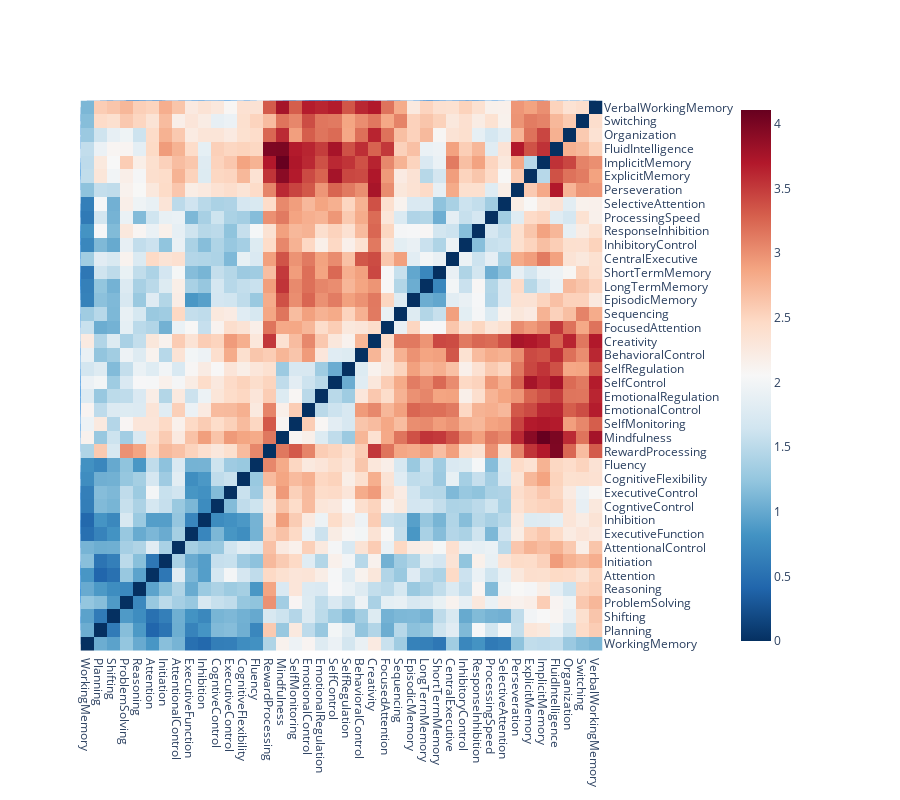

This figure's notebook cell:
### Markdown cell above
## Popular Constructs

### Code cell
# plot only popular tasks and popular constructs

n_popular_labels = 40

popular_labels = (pubmed.groupby(['category','label'])['pmid']
                        .count().sort_values(ascending=False)
                        .groupby('category').head(n_popular_labels)
                        .index.get_level_values('label').to_list())

popular_label_embeddings = label_embeddings.query('label in @popular_labels')

popular_labels_kl = get_similarity_matrix(
  popular_label_embeddings,
  metric='kl',
  pivot_by_category=False)

# # drop tasks for visualization
tasks = pubmed.query('category.str.contains("Task")')['label'].unique()
popular_labels_kl.drop(index=tasks, columns=tasks, errors='ignore', inplace=True)

# g = sns.clustermap(popular_labels_sim, robust=True,
#                    dendrogram_ratio=0.0001, 
#                    cbar_pos=(1.0, 0.73, 0.03, 0.25),
#                    cmap='viridis_r',
#                   )
# plt.show()

import dash_bio as dashbio

dashbio.Clustergram(
  data=popular_labels_kl,
  column_labels=popular_labels_kl.columns.to_list(),
  row_labels=popular_labels_kl.index.to_list(),
  center_values=False,
  cluster='all',
  height=800,
  width=900,
  display_ratio=[0.001, 0.001], 
  color_map='RdBu_r',
  # hidden_labels=['col'],
  row_dist='euclidean',
  col_dist='euclidean',
  # standardize='col'
)

### Figure 1 — Plotly figure (JSON) as saved in the notebook; plotly's stock layout.template omitted (floating-point values rounded to 4 significant figures; data arrays with more than 128 entries replaced by an {"elided": "..."} marker saying what was removed)
{"data": [{"hoverinfo": "y+name", "line": {"width": 0.5}, "marker": {"color": "rgb(0,116,217)"}, "mode": "lines", "name": "Col Cluster 0", "type": "scatter", "x": [33.75, 33.75, 239.8, 239.8], "xaxis": "x2", "y": [6.043, 12.01, 12.01, 10.24], "yaxis": "y2"}, {"hoverinfo": "y+name", "line": {"width": 0.5}, "marker": {"color": "rgb(0,116,217)"}, "mode": "lines", "name": "Col Cluster 1", "type": "scatter", "x": [5, 5, 62.5, 62.5], "xaxis": "x2", "y": [0, 6.043, 6.043, 5.055], "yaxis": "y2"}, {"hoverinfo": "y+name", "line": {"width": 0.5}, "marker": {"color": "rgb(0,116,217)"}, "mode": "lines", "name": "Col Cluster 2", "type": "scatter", "x": [15, 15, 25, 25], "xaxis": "x2", "y": [0, 2.465, 2.465, 0], "yaxis": "y2"}, {"hoverinfo": "y+name", "line": {"width": 0.5}, "marker": {"color": "rgb(0,116,217)"}, "mode": "lines", "name": "Col Cluster 3", "type": "scatter", "x": [20, 20, 50, 50], "xaxis": "x2", "y": [2.465, 3.882, 3.882, 3.521], "yaxis": "y2"}, {"hoverinfo": "y+name", "line": {"width": 0.5}, "marker": {"color": "rgb(0,116,217)"}, "mode": "lines", "name": "Col Cluster 4", "type": "scatter", "x": [35, 35, 90, 90], "xaxis": "x2", "y": [3.882, 5.055, 5.055, 4.277], "yaxis": "y2"}, {"hoverinfo": "y+name", "line": {"width": 0.5}, "marker": {"color": "rgb(0,116,217)"}, "mode": "lines", "name": "Col Cluster 5", "type": "scatter", "x": [35, 35, 45, 45], "xaxis": "x2", "y": [0, 2.096, 2.096, 0], "yaxis": "y2"}, {"hoverinfo": "y+name", "line": {"width": 0.5}, "marker": {"color": "rgb(0,116,217)"}, "mode": "lines", "name": "Col Cluster 6", "type": "scatter", "x": [40, 40, 60, 60], "xaxis": "x2", "y": [2.096, 3.521, 3.521, 2.114], "yaxis": "y2"}, {"hoverinfo": "y+name", "line": {"width": 0.5}, "marker": {"color": "rgb(0,116,217)"}, "mode": "lines", "name": "Col Cluster 7", "type": "scatter", "x": [55, 55, 65, 65], "xaxis": "x2", "y": [0, 2.114, 2.114, 0], "yaxis": "y2"}, {"hoverinfo": "y+name", "line": {"width": 0.5}, "marker": {"color": "rgb(0,116,217)"}, "mode": "lines", "name": "Col Cluster 8", "type": "scatter", "x": [75, 75, 105, 105], "xaxis": "x2", "y": [0, 4.277, 4.277, 3.101], "yaxis": "y2"}, {"hoverinfo": "y+name", "line": {"width": 0.5}, "marker": {"color": "rgb(0,116,217)"}, "mode": "lines", "name": "Col Cluster 9", "type": "scatter", "x": [85, 85, 95, 95], "xaxis": "x2", "y": [0, 1.998, 1.998, 0], "yaxis": "y2"}, {"hoverinfo": "y+name", "line": {"width": 0.5}, "marker": {"color": "rgb(0,116,217)"}, "mode": "lines", "name": "Col Cluster 10", "type": "scatter", "x": [90, 90, 120, 120], "xaxis": "x2", "y": [1.998, 3.101, 3.101, 3.061], "yaxis": "y2"}, {"hoverinfo": "y+name", "line": {"width": 0.5}, "marker": {"color": "rgb(0,116,217)"}, "mode": "lines", "name": "Col Cluster 11", "type": "scatter", "x": [105, 105, 115, 115], "xaxis": "x2", "y": [0, 2.024, 2.024, 0], "yaxis": "y2"}, {"hoverinfo": "y+name", "line": {"width": 0.5}, "marker": {"color": "rgb(0,116,217)"}, "mode": "lines", "name": "Col Cluster 12", "type": "scatter", "x": [110, 110, 130, 130], "xaxis": "x2", "y": [2.024, 3.061, 3.061, 2.335], "yaxis": "y2"}, {"hoverinfo": "y+name", "line": {"width": 0.5}, "marker": {"color": "rgb(0,116,217)"}, "mode": "lines", "name": "Col Cluster 13", "type": "scatter", "x": [125, 125, 135, 135], "xaxis": "x2", "y": [0, 2.335, 2.335, 0], "yaxis": "y2"}, {"hoverinfo": "y+name", "line": {"width": 0.5}, "marker": {"color": "rgb(0,116,217)"}, "mode": "lines", "name": "Col Cluster 14", "type": "scatter", "x": [145, 145, 195.9, 195.9], "xaxis": "x2", "y": [0, 6.226, 6.226, 5.215], "yaxis": "y2"}, {"hoverinfo": "y+name", "line": {"width": 0.5}, "marker": {"color": "rgb(0,116,217)"}, "mode": "lines", "name": "Col Cluster 15", "type": "scatter", "x": [155, 155, 165, 165], "xaxis": "x2", "y": [0, 3.766, 3.766, 0], "yaxis": "y2"}, {"hoverinfo": "y+name", "line": {"width": 0.5}, "marker": {"color": "rgb(0,116,217)"}, "mode": "lines", "name": "Col Cluster 16", "type": "scatter", "x": [160, 160, 183.8, 183.8], "xaxis": "x2", "y": [3.766, 4.124, 4.124, 3.896], "yaxis": "y2"}, {"hoverinfo": "y+name", "line": {"width": 0.5}, "marker": {"color": "rgb(0,116,217)"}, "mode": "lines", "name": "Col Cluster 17", "type": "scatter", "x": [170.5, 170.5, 309.1, 309.1], "xaxis": "x2", "y": [6.226, 10.24, 10.24, 7.194], "yaxis": "y2"}, {"hoverinfo": "y+name", "line": {"width": 0.5}, "marker": {"color": "rgb(0,116,217)"}, "mode": "lines", "name": "Col Cluster 18", "type": "scatter", "x": [171.9, 171.9, 220, 220], "xaxis": "x2", "y": [4.124, 5.215, 5.215, 4.638], "yaxis": "y2"}, {"hoverinfo": "y+name", "line": {"width": 0.5}, "marker": {"color": "rgb(0,116,217)"}, "mode": "lines", "name": "Col Cluster 19", "type": "scatter", "x": [175, 175, 192.5, 192.5], "xaxis": "x2", "y": [0, 3.896, 3.896, 2.782], "yaxis": "y2"}, {"hoverinfo": "y+name", "line": {"width": 0.5}, "marker": {"color": "rgb(0,116,217)"}, "mode": "lines", "name": "Col Cluster 20", "type": "scatter", "x": [185, 185, 200, 200], "xaxis": "x2", "y": [0, 2.782, 2.782, 2.109], "yaxis": "y2"}, {"hoverinfo": "y+name", "line": {"width": 0.5}, "marker": {"color": "rgb(0,116,217)"}, "mode": "lines", "name": "Col Cluster 21", "type": "scatter", "x": [195, 195, 205, 205], "xaxis": "x2", "y": [0, 2.109, 2.109, 0], "yaxis": "y2"}, {"hoverinfo": "y+name", "line": {"width": 0.5}, "marker": {"color": "rgb(0,116,217)"}, "mode": "lines", "name": "Col Cluster 22", "type": "scatter", "x": [215, 215, 225, 225], "xaxis": "x2", "y": [0, 4.638, 4.638, 0], "yaxis": "y2"}, {"hoverinfo": "y+name", "line": {"width": 0.5}, "marker": {"color": "rgb(0,116,217)"}, "mode": "lines", "name": "Col Cluster 23", "type": "scatter", "x": [235, 235, 245, 245], "xaxis": "x2", "y": [0, 3.809, 3.809, 0], "yaxis": "y2"}, {"hoverinfo": "y+name", "line": {"width": 0.5}, "marker": {"color": "rgb(0,116,217)"}, "mode": "lines", "name": "Col Cluster 24", "type": "scatter", "x": [240, 240, 280, 280], "xaxis": "x2", "y": [3.809, 5.944, 5.944, 4.702], "yaxis": "y2"}, {"hoverinfo": "y+name", "line": {"width": 0.5}, "marker": {"color": "rgb(0,116,217)"}, "mode": "lines", "name": "Col Cluster 25", "type": "scatter", "x": [255, 255, 270, 270], "xaxis": "x2", "y": [0, 2.443, 2.443, 1.879], "yaxis": "y2"}, {"hoverinfo": "y+name", "line": {"width": 0.5}, "marker": {"color": "rgb(0,116,217)"}, "mode": "lines", "name": "Col Cluster 26", "type": "scatter", "x": [260, 260, 358.1, 358.1], "xaxis": "x2", "y": [5.944, 7.194, 7.194, 5.955], "yaxis": "y2"}, {"hoverinfo": "y+name", "line": {"width": 0.5}, "marker": {"color": "rgb(0,116,217)"}, "mode": "lines", "name": "Col Cluster 27", "type": "scatter", "x": [262.5, 262.5, 297.5, 297.5], "xaxis": "x2", "y": [2.443, 4.702, 4.702, 4.125], "yaxis": "y2"}, {"hoverinfo": "y+name", "line": {"width": 0.5}, "marker": {"color": "rgb(0,116,217)"}, "mode": "lines", "name": "Col Cluster 28", "type": "scatter", "x": [265, 265, 275, 275], "xaxis": "x2", "y": [0, 1.879, 1.879, 0], "yaxis": "y2"}, {"hoverinfo": "y+name", "line": {"width": 0.5}, "marker": {"color": "rgb(0,116,217)"}, "mode": "lines", "name": "Col Cluster 29", "type": "scatter", "x": [285, 285, 310, 310], "xaxis": "x2", "y": [0, 4.125, 4.125, 3.466], "yaxis": "y2"}, {"hoverinfo": "y+name", "line": {"width": 0.5}, "marker": {"color": "rgb(0,116,217)"}, "mode": "lines", "name": "Col Cluster 30", "type": "scatter", "x": [295, 295, 305, 305], "xaxis": "x2", "y": [0, 2.557, 2.557, 0], "yaxis": "y2"}, {"hoverinfo": "y+name", "line": {"width": 0.5}, "marker": {"color": "rgb(0,116,217)"}, "mode": "lines", "name": "Col Cluster 31", "type": "scatter", "x": [300, 300, 320, 320], "xaxis": "x2", "y": [2.557, 3.466, 3.466, 2.709], "yaxis": "y2"}, {"hoverinfo": "y+name", "line": {"width": 0.5}, "marker": {"color": "rgb(0,116,217)"}, "mode": "lines", "name": "Col Cluster 32", "type": "scatter", "x": [315, 315, 325, 325], "xaxis": "x2", "y": [0, 2.709, 2.709, 0], "yaxis": "y2"}, {"hoverinfo": "y+name", "line": {"width": 0.5}, "marker": {"color": "rgb(0,116,217)"}, "mode": "lines", "name": "Col Cluster 33", "type": "scatter", "x": [335, 335, 350, 350], "xaxis": "x2", "y": [0, 4.786, 4.786, 2.392], "yaxis": "y2"}, {"hoverinfo": "y+name", "line": {"width": 0.5}, "marker": {"color": "rgb(0,116,217)"}, "mode": "lines", "name": "Col Cluster 34", "type": "scatter", "x": [342.5, 342.5, 373.8, 373.8], "xaxis": "x2", "y": [4.786, 5.955, 5.955, 4.977], "yaxis": "y2"}, {"hoverinfo": "y+name", "line": {"width": 0.5}, "marker": {"color": "rgb(0,116,217)"}, "mode": "lines", "name": "Col Cluster 35", "type": "scatter", "x": [345, 345, 355, 355], "xaxis": "x2", "y": [0, 2.392, 2.392, 0], "yaxis": "y2"}, {"hoverinfo": "y+name", "line": {"width": 0.5}, "marker": {"color": "rgb(0,116,217)"}, "mode": "lines", "name": "Col Cluster 36", "type": "scatter", "x": [365, 365, 382.5, 382.5], "xaxis": "x2", "y": [0, 4.977, 4.977, 4.273], "yaxis": "y2"}, {"hoverinfo": "y+name", "line": {"width": 0.5}, "marker": {"color": "rgb(0,116,217)"}, "mode": "lines", "name": "Col Cluster 37", "type": "scatter", "x": [375, 375, 390, 390], "xaxis": "x2", "y": [0, 4.273, 4.273, 3.883], "yaxis": "y2"}, {"hoverinfo": "y+name", "line": {"width": 0.5}, "marker": {"color": "rgb(0,116,217)"}, "mode": "lines", "name": "Col Cluster 38", "type": "scatter", "x": [385, 385, 395, 395], "xaxis": "x2", "y": [0, 3.883, 3.883, 0], "yaxis": "y2"}, {"hoverinfo": "x+name", "line": {"width": 0.5}, "marker": {"color": "rgb(0,116,217)"}, "mode": "lines", "name": "Row Cluster 0", "type": "scatter", "x": [0, -2.465, -2.465, 0], "xaxis": "x4", "y": [15, 15, 25, 25], "yaxis": "y4"}, {"hoverinfo": "x+name", "line": {"width": 0.5}, "marker": {"color": "rgb(0,116,217)"}, "mode": "lines", "name": "Row Cluster 1", "type": "scatter", "x": [0, -3.883, -3.883, 0], "xaxis": "x4", "y": [385, 385, 395, 395], "yaxis": "y4"}, {"hoverinfo": "x+name", "line": {"width": 0.5}, "marker": {"color": "rgb(0,116,217)"}, "mode": "lines", "name": "Row Cluster 2", "type": "scatter", "x": [0, -4.273, -4.273, -3.883], "xaxis": "x4", "y": [375, 375, 390, 390], "yaxis": "y4"}, {"hoverinfo": "x+name", "line": {"width": 0.5}, "marker": {"color": "rgb(0,116,217)"}, "mode": "lines", "name": "Row Cluster 3", "type": "scatter", "x": [0, -4.977, -4.977, -4.273], "xaxis": "x4", "y": [365, 365, 382.5, 382.5], "yaxis": "y4"}, {"hoverinfo": "x+name", "line": {"width": 0.5}, "marker": {"color": "rgb(0,116,217)"}, "mode": "lines", "name": "Row Cluster 4", "type": "scatter", "x": [0, -2.392, -2.392, 0], "xaxis": "x4", "y": [345, 345, 355, 355], "yaxis": "y4"}, {"hoverinfo": "x+name", "line": {"width": 0.5}, "marker": {"color": "rgb(0,116,217)"}, "mode": "lines", "name": "Row Cluster 5", "type": "scatter", "x": [-4.786, -5.955, -5.955, -4.977], "xaxis": "x4", "y": [342.5, 342.5, 373.8, 373.8], "yaxis": "y4"}, {"hoverinfo": "x+name", "line": {"width": 0.5}, "marker": {"color": "rgb(0,116,217)"}, "mode": "lines", "name": "Row Cluster 6", "type": "scatter", "x": [0, -4.786, -4.786, -2.392], "xaxis": "x4", "y": [335, 335, 350, 350], "yaxis": "y4"}, {"hoverinfo": "x+name", "line": {"width": 0.5}, "marker": {"color": "rgb(0,116,217)"}, "mode": "lines", "name": "Row Cluster 7", "type": "scatter", "x": [0, -2.709, -2.709, 0], "xaxis": "x4", "y": [315, 315, 325, 325], "yaxis": "y4"}, {"hoverinfo": "x+name", "line": {"width": 0.5}, "marker": {"color": "rgb(0,116,217)"}, "mode": "lines", "name": "Row Cluster 8", "type": "scatter", "x": [-2.557, -3.466, -3.466, -2.709], "xaxis": "x4", "y": [300, 300, 320, 320], "yaxis": "y4"}, {"hoverinfo": "x+name", "line": {"width": 0.5}, "marker": {"color": "rgb(0,116,217)"}, "mode": "lines", "name": "Row Cluster 9", "type": "scatter", "x": [0, -2.557, -2.557, 0], "xaxis": "x4", "y": [295, 295, 305, 305], "yaxis": "y4"}, {"hoverinfo": "x+name", "line": {"width": 0.5}, "marker": {"color": "rgb(0,116,217)"}, "mode": "lines", "name": "Row Cluster 10", "type": "scatter", "x": [0, -4.125, -4.125, -3.466], "xaxis": "x4", "y": [285, 285, 310, 310], "yaxis": "y4"}, {"hoverinfo": "x+name", "line": {"width": 0.5}, "marker": {"color": "rgb(0,116,217)"}, "mode": "lines", "name": "Row Cluster 11", "type": "scatter", "x": [0, -1.879, -1.879, 0], "xaxis": "x4", "y": [265, 265, 275, 275], "yaxis": "y4"}, {"hoverinfo": "x+name", "line": {"width": 0.5}, "marker": {"color": "rgb(0,116,217)"}, "mode": "lines", "name": "Row Cluster 12", "type": "scatter", "x": [-2.443, -4.702, -4.702, -4.125], "xaxis": "x4", "y": [262.5, 262.5, 297.5, 297.5], "yaxis": "y4"}, {"hoverinfo": "x+name", "line": {"width": 0.5}, "marker": {"color": "rgb(0,116,217)"}, "mode": "lines", "name": "Row Cluster 13", "type": "scatter", "x": [-5.944, -7.194, -7.194, -5.955], "xaxis": "x4", "y": [260, 260, 358.1, 358.1], "yaxis": "y4"}, {"hoverinfo": "x+name", "line": {"width": 0.5}, "marker": {"color": "rgb(0,116,217)"}, "mode": "lines", "name": "Row Cluster 14", "type": "scatter", "x": [0, -2.443, -2.443, -1.879], "xaxis": "x4", "y": [255, 255, 270, 270], "yaxis": "y4"}, {"hoverinfo": "x+name", "line": {"width": 0.5}, "marker": {"color": "rgb(0,116,217)"}, "mode": "lines", "name": "Row Cluster 15", "type": "scatter", "x": [-3.809, -5.944, -5.944, -4.702], "xaxis": "x4", "y": [240, 240, 280, 280], "yaxis": "y4"}, {"hoverinfo": "x+name", "line": {"width": 0.5}, "marker": {"color": "rgb(0,116,217)"}, "mode": "lines", "name": "Row Cluster 16", "type": "scatter", "x": [0, -3.809, -3.809, 0], "xaxis": "x4", "y": [235, 235, 245, 245], "yaxis": "y4"}, {"hoverinfo": "x+name", "line": {"width": 0.5}, "marker": {"color": "rgb(0,116,217)"}, "mode": "lines", "name": "Row Cluster 17", "type": "scatter", "x": [0, -4.638, -4.638, 0], "xaxis": "x4", "y": [215, 215, 225, 225], "yaxis": "y4"}, {"hoverinfo": "x+name", "line": {"width": 0.5}, "marker": {"color": "rgb(0,116,217)"}, "mode": "lines", "name": "Row Cluster 18", "type": "scatter", "x": [0, -2.109, -2.109, 0], "xaxis": "x4", "y": [195, 195, 205, 205], "yaxis": "y4"}, {"hoverinfo": "x+name", "line": {"width": 0.5}, "marker": {"color": "rgb(0,116,217)"}, "mode": "lines", "name": "Row Cluster 19", "type": "scatter", "x": [0, -2.782, -2.782, -2.109], "xaxis": "x4", "y": [185, 185, 200, 200], "yaxis": "y4"}, {"hoverinfo": "x+name", "line": {"width": 0.5}, "marker": {"color": "rgb(0,116,217)"}, "mode": "lines", "name": "Row Cluster 20", "type": "scatter", "x": [0, -3.896, -3.896, -2.782], "xaxis": "x4", "y": [175, 175, 192.5, 192.5], "yaxis": "y4"}, {"hoverinfo": "x+name", "line": {"width": 0.5}, "marker": {"color": "rgb(0,116,217)"}, "mode": "lines", "name": "Row Cluster 21", "type": "scatter", "x": [-4.124, -5.215, -5.215, -4.638], "xaxis": "x4", "y": [171.9, 171.9, 220, 220], "yaxis": "y4"}, {"hoverinfo": "x+name", "line": {"width": 0.5}, "marker": {"color": "rgb(0,116,217)"}, "mode": "lines", "name": "Row Cluster 22", "type": "scatter", "x": [-6.226, -10.24, -10.24, -7.194], "xaxis": "x4", "y": [170.5, 170.5, 309.1, 309.1], "yaxis": "y4"}, {"hoverinfo": "x+name", "line": {"width": 0.5}, "marker": {"color": "rgb(0,116,217)"}, "mode": "lines", "name": "Row Cluster 23", "type": "scatter", "x": [-3.766, -4.124, -4.124, -3.896], "xaxis": "x4", "y": [160, 160, 183.8, 183.8], "yaxis": "y4"}, {"hoverinfo": "x+name", "line": {"width": 0.5}, "marker": {"color": "rgb(0,116,217)"}, "mode": "lines", "name": "Row Cluster 24", "type": "scatter", "x": [0, -3.766, -3.766, 0], "xaxis": "x4", "y": [155, 155, 165, 165], "yaxis": "y4"}, {"hoverinfo": "x+name", "line": {"width": 0.5}, "marker": {"color": "rgb(0,116,217)"}, "mode": "lines", "name": "Row Cluster 25", "type": "scatter", "x": [0, -6.226, -6.226, -5.215], "xaxis": "x4", "y": [145, 145, 195.9, 195.9], "yaxis": "y4"}, {"hoverinfo": "x+name", "line": {"width": 0.5}, "marker": {"color": "rgb(0,116,217)"}, "mode": "lines", "name": "Row Cluster 26", "type": "scatter", "x": [0, -2.335, -2.335, 0], "xaxis": "x4", "y": [125, 125, 135, 135], "yaxis": "y4"}, {"hoverinfo": "x+name", "line": {"width": 0.5}, "marker": {"color": "rgb(0,116,217)"}, "mode": "lines", "name": "Row Cluster 27", "type": "scatter", "x": [-2.024, -3.061, -3.061, -2.335], "xaxis": "x4", "y": [110, 110, 130, 130], "yaxis": "y4"}, {"hoverinfo": "x+name", "line": {"width": 0.5}, "marker": {"color": "rgb(0,116,217)"}, "mode": "lines", "name": "Row Cluster 28", "type": "scatter", "x": [0, -2.024, -2.024, 0], "xaxis": "x4", "y": [105, 105, 115, 115], "yaxis": "y4"}, {"hoverinfo": "x+name", "line": {"width": 0.5}, "marker": {"color": "rgb(0,116,217)"}, "mode": "lines", "name": "Row Cluster 29", "type": "scatter", "x": [-1.998, -3.101, -3.101, -3.061], "xaxis": "x4", "y": [90, 90, 120, 120], "yaxis": "y4"}, {"hoverinfo": "x+name", "line": {"width": 0.5}, "marker": {"color": "rgb(0,116,217)"}, "mode": "lines", "name": "Row Cluster 30", "type": "scatter", "x": [0, -1.998, -1.998, 0], "xaxis": "x4", "y": [85, 85, 95, 95], "yaxis": "y4"}, {"hoverinfo": "x+name", "line": {"width": 0.5}, "marker": {"color": "rgb(0,116,217)"}, "mode": "lines", "name": "Row Cluster 31", "type": "scatter", "x": [0, -4.277, -4.277, -3.101], "xaxis": "x4", "y": [75, 75, 105, 105], "yaxis": "y4"}, {"hoverinfo": "x+name", "line": {"width": 0.5}, "marker": {"color": "rgb(0,116,217)"}, "mode": "lines", "name": "Row Cluster 32", "type": "scatter", "x": [0, -2.114, -2.114, 0], "xaxis": "x4", "y": [55, 55, 65, 65], "yaxis": "y4"}, {"hoverinfo": "x+name", "line": {"width": 0.5}, "marker": {"color": "rgb(0,116,217)"}, "mode": "lines", "name": "Row Cluster 33", "type": "scatter", "x": [-2.096, -3.521, -3.521, -2.114], "xaxis": "x4", "y": [40, 40, 60, 60], "yaxis": "y4"}, {"hoverinfo": "x+name", "line": {"width": 0.5}, "marker": {"color": "rgb(0,116,217)"}, "mode": "lines", "name": "Row Cluster 34", "type": "scatter", "x": [0, -2.096, -2.096, 0], "xaxis": "x4", "y": [35, 35, 45, 45], "yaxis": "y4"}, {"hoverinfo": "x+name", "line": {"width": 0.5}, "marker": {"color": "rgb(0,116,217)"}, "mode": "lines", "name": "Row Cluster 35", "type": "scatter", "x": [-3.882, -5.055, -5.055, -4.277], "xaxis": "x4", "y": [35, 35, 90, 90], "yaxis": "y4"}, {"hoverinfo": "x+name", "line": {"width": 0.5}, "marker": {"color": "rgb(0,116,217)"}, "mode": "lines", "name": "Row Cluster 36", "type": "scatter", "x": [-6.043, -12.01, -12.01, -10.24], "xaxis": "x4", "y": [33.75, 33.75, 239.8, 239.8], "yaxis": "y4"}, {"hoverinfo": "x+name", "line": {"width": 0.5}, "marker": {"color": "rgb(0,116,217)"}, "mode": "lines", "name": "Row Cluster 37", "type": "scatter", "x": [-2.465, -3.882, -3.882, -3.521], "xaxis": "x4", "y": [20, 20, 50, 50], "yaxis": "y4"}, {"hoverinfo": "x+name", "line": {"width": 0.5}, "marker": {"color": "rgb(0,116,217)"}, "mode": "lines", "name": "Row Cluster 38", "type": "scatter", "x": [0, -6.043, -6.043, -5.055], "xaxis": "x4", "y": [5, 5, 62.5, 62.5], "yaxis": "y4"}, {"colorbar": {"xpad": 100}, "colorscale": [[0, "rgb(5,48,97)"], [0.1, "rgb(33,102,172)"], [0.2, "rgb(67,147,195)"], [0.3, "rgb(146,197,222)"], [0.4, "rgb(209,229,240)"], [0.5, "rgb(247,247,247)"], [0.6, "rgb(253,219,199)"], [0.7, "rgb(244,165,130)"], [0.8, "rgb(214,96,77)"], [0.9, "rgb(178,24,43)"], [1, "rgb(103,0,31)"]], "type": "heatmap", "x": [5, 15, 25, 35, 45, 55, 65, 75, 85, 95, 105, 115, 125, 135, 145, 155, 165, 175, 185, 195, 205, 215, 225, 235, 245, 255, 265, 275, 285, 295, 305, 315, 325, 335, 345, 355, 365, 375, 385, 395], "xaxis": "x5", "y": [5, 15, 25, 35, 45, 55, 65, 75, 85, 95, 105, 115, 125, 135, 145, 155, 165, 175, 185, 195, 205, 215, 225, 235, 245, 255, 265, 275, 285, 295, 305, 315, 325, 335, 345, 355, 365, 375, 385, 395], "yaxis": "y5", "z": {"elided": "40x40 float values"}}], "layout": {"height": 800, "hovermode": "closest", "legend": {"x": 0.7, "y": 0.7}, "paper_bgcolor": "rgba(0,0,0,0)", "plot_bgcolor": "rgba(0,0,0,0)", "showlegend": false, "width": 900, "xaxis": {"anchor": "y", "domain": [0, 0.95], "fixedrange": false, "mirror": false, "showgrid": false, "showline": false, "showticklabels": false, "type": "linear", "zeroline": false}, "xaxis2": {"anchor": "y4", "domain": [0.0009491, 0.95], "fixedrange": false, "mirror": false, "scaleanchor": "x5", "showgrid": false, "showline": false, "showticklabels": false, "type": "linear", "zeroline": false}, "xaxis3": {"anchor": "y3", "domain": [0.75, 1]}, "xaxis4": {"anchor": "y4", "domain": [0, 0.0009491], "fixedrange": false, "mirror": false, "showgrid": false, "showline": false, "showticklabels": false, "type": "linear", "zeroline": false}, "xaxis5": {"anchor": "y5", "domain": [0.0009491, 0.95], "fixedrange": false, "mirror": false, "range": [0, 400], "showgrid": false, "showline": false, "showticklabels": true, "side": "bottom", "tickmode": "array", "ticktext": ["WorkingMemory", "Planning", "Shifting", "ProblemSolving", "Reasoning", "Attention", "Initiation", "AttentionalControl", "ExecutiveFunction", "Inhibition", "CogntiveControl", "ExecutiveControl", "CognitiveFlexibility", "Fluency", "RewardProcessing", "Mindfulness", "SelfMonitoring", "EmotionalControl", "EmotionalRegulation", "SelfControl", "SelfRegulation", "BehavioralControl", "Creativity", "FocusedAttention", "Sequencing", "EpisodicMemory", "LongTermMemory", "ShortTermMemory", "CentralExecutive", "InhibitoryControl", "ResponseInhibition", "ProcessingSpeed", "SelectiveAttention", "Perseveration", "ExplicitMemory", "ImplicitMemory", "FluidIntelligence", "Organization", "Switching", "VerbalWorkingMemory"], "tickvals": [5, 15, 25, 35, 45, 55, 65, 75, 85, 95, 105, 115, 125, 135, 145, 155, 165, 175, 185, 195, 205, 215, 225, 235, 245, 255, 265, 275, 285, 295, 305, 315, 325, 335, 345, 355, 365, 375, 385, 395], "type": "linear", "zeroline": false}, "xaxis6": {"anchor": "y6", "domain": [0.95, 1], "fixedrange": false, "mirror": false, "range": [-5, 1], "showgrid": false, "showline": false, "showticklabels": false, "type": "linear", "zeroline": false}, "xaxis7": {"anchor": "y7", "domain": [0, 0.25]}, "xaxis8": {"anchor": "y8", "domain": [0.0009491, 0.95], "fixedrange": false, "mirror": false, "range": [5, 395], "scaleanchor": "x5", "scaleratio": 1, "showgrid": false, "showline": false, "showticklabels": false, "type": "linear", "zeroline": false}, "xaxis9": {"anchor": "y9", "domain": [0.75, 1]}, "yaxis": {"anchor": "x", "domain": [0.9991, 1], "fixedrange": false, "mirror": false, "showgrid": false, "showline": false, "showticklabels": false, "type": "linear", "zeroline": false}, "yaxis2": {"anchor": "x2", "domain": [0.9991, 1], "fixedrange": false, "mirror": false, "range": [0, 12.01], "showgrid": false, "showline": false, "showticklabels": false, "type": "linear", "zeroline": false}, "yaxis3": {"anchor": "x3", "domain": [0.75, 1]}, "yaxis4": {"anchor": "x4", "domain": [0, 0.9991], "fixedrange": false, "mirror": false, "range": [5, 395], "scaleanchor": "y5", "showgrid": false, "showline": false, "showticklabels": false, "type": "linear", "zeroline": false}, "yaxis5": {"anchor": "x5", "domain": [0, 0.9991], "fixedrange": false, "mirror": false, "showgrid": false, "showline": false, "showticklabels": true, "side": "right", "tickmode": "array", "ticktext": ["WorkingMemory", "Planning", "Shifting", "ProblemSolving", "Reasoning", "Attention", "Initiation", "AttentionalControl", "ExecutiveFunction", "Inhibition", "CogntiveControl", "ExecutiveControl", "CognitiveFlexibility", "Fluency", "RewardProcessing", "Mindfulness", "SelfMonitoring", "EmotionalControl", "EmotionalRegulation", "SelfControl", "SelfRegulation", "BehavioralControl", "Creativity", "FocusedAttention", "Sequencing", "EpisodicMemory", "LongTermMemory", "ShortTermMemory", "CentralExecutive", "InhibitoryControl", "ResponseInhibition", "ProcessingSpeed", "SelectiveAttention", "Perseveration", "ExplicitMemory", "ImplicitMemory", "FluidIntelligence", "Organization", "Switching", "VerbalWorkingMemory"], "tickvals": [5, 15, 25, 35, 45, 55, 65, 75, 85, 95, 105, 115, 125, 135, 145, 155, 165, 175, 185, 195, 205, 215, 225, 235, 245, 255, 265, 275, 285, 295, 305, 315, 325, 335, 345, 355, 365, 375, 385, 395], "type": "linear", "zeroline": false}, "yaxis6": {"anchor": "x6", "domain": [0, 0.9491], "fixedrange": false, "mirror": false, "range": [5, 395], "scaleanchor": "y5", "scaleratio": 1, "showgrid": false, "showline": false, "showticklabels": false, "type": "linear", "zeroline": false}, "yaxis7": {"anchor": "x7", "domain": [0, 0.25]}, "yaxis8": {"anchor": "x8", "domain": [0.9491, 0.9991], "fixedrange": false, "mirror": false, "range": [-0.5, 0.5], "showgrid": false, "showline": false, "showticklabels": false, "type": "linear", "zeroline": false}, "yaxis9": {"anchor": "x9", "domain": [0, 0.25]}}}
